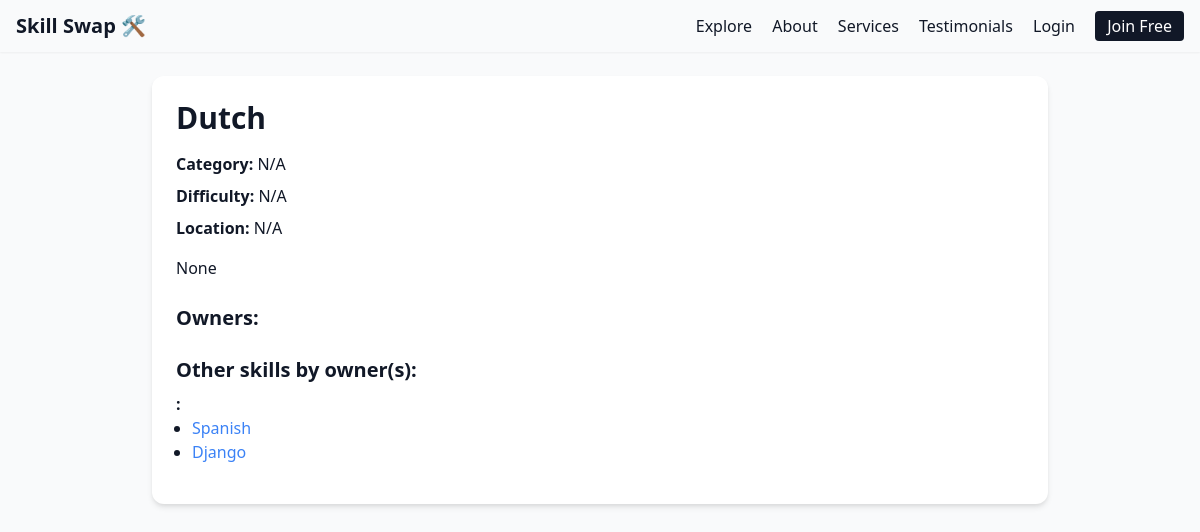
The page /skill/6 on the database its author committed.
### models.py (models this page shows)
class Skill(db.Model):
    __tablename__ = "skills"
    id = db.Column(db.Integer, primary_key=True)
    name = db.Column(db.String(120), nullable=False, index=True, unique=True)
    description = db.Column(db.Text)
    category = db.Column(db.String(100), index=True)
    difficulty = db.Column(db.String(50), index=True)   # Beginner / Intermediate / Advanced
    location = db.Column(db.String(120), index=True)    # City, region, or online
    users = db.relationship(
        "UserSkill",
        back_populates="skill",
        cascade="all, delete-orphan"
    )

class User(UserMixin, db.Model):
    __tablename__ = "users"
    id = db.Column(db.Integer, primary_key=True)
    name = db.Column(db.String(120), nullable=False)
    email = db.Column(db.String(255), unique=True, nullable=False)
    password_hash = db.Column(db.String(255), nullable=False)
    bio = db.Column(db.Text)
    profile_pic = db.Column(
        db.String(255),
        default="default_profile.png"  # <-- make sure you place this in /static/uploads/ or /static/img/
    )
    created_at = db.Column(db.DateTime, default=datetime.utcnow, nullable=False)
    offered = db.relationship(
        "UserSkill",
        primaryjoin="and_(User.id==UserSkill.user_id, UserSkill.relation=='offer')",
        cascade="all, delete-orphan",
        lazy="dynamic",
        overlaps="wanted,user"
    )
    wanted = db.relationship(
        "UserSkill",
        primaryjoin="and_(User.id==UserSkill.user_id, UserSkill.relation=='want')",
        cascade="all, delete-orphan",
        lazy="dynamic",
        overlaps="offered,user"
    )

### app.py (the view)
    @app.route("/skill/<int:skill_id>")
    def skill_detail(skill_id):
        skill = Skill.query.options(
            joinedload(Skill.users).joinedload(UserSkill.user)
        ).filter_by(id=skill_id).first()
        if not skill:
            abort(404)
        owners = [us.user for us in skill.users]
        other_skills = {}
        for owner in owners:
            owner_skills = [us.skill for us in owner.skills if us.skill.id != skill.id]
            if owner_skills:
                other_skills[owner] = owner_skills
        return render_template("skill_detail.html", skill=skill, owners=owners, other_skills=other_skills)

### templates/skill_detail.html (shortened to what this page needs)
{% extends 'base.html' %}
{% block content %}
<div class="max-w-4xl mx-auto p-6 bg-white rounded-xl shadow-md mt-6">
    <h1 class="text-3xl font-bold mb-4">{{ skill.name }}</h1>
    <p class="mb-2"><strong>Category:</strong> {{ skill.category or 'N/A' }}</p>
    <p class="mb-2"><strong>Difficulty:</strong> {{ skill.difficulty or 'N/A' }}</p>
    <p class="mb-4"><strong>Location:</strong> {{ skill.location or 'N/A' }}</p>
    <p class="mb-6">{{ skill.description }}</p>
    <h2 class="text-xl font-semibold mb-2">Owners:</h2>
    {% if other_skills %}
    <h2 class="text-xl font-semibold mb-2">Other skills by owner(s):</h2>
    {% for owner, skills in other_skills.items() %}
        <p class="font-semibold">{{ owner.username }}:</p>
        <ul class="mb-4 ml-4 list-disc">
            {% for s in skills %}
                <li><a href="{{ url_for('skill_detail', skill_id=s.id) }}" class="text-blue-500 hover:underline">{{ s.name }}</a></li>
            {% endfor %}
        </ul>
    {% endfor %}
    {% endif %}
</div>
{% endblock %}

### static/css/styles.css (style rules this page uses)
html { scroll-behavior: smooth; }

### rows shown on the page
Skill: name "Dutch", category "N/A", difficulty "N/A", location "N/A", description "None"
Skill: name "Spanish"
Skill: name "Django"
